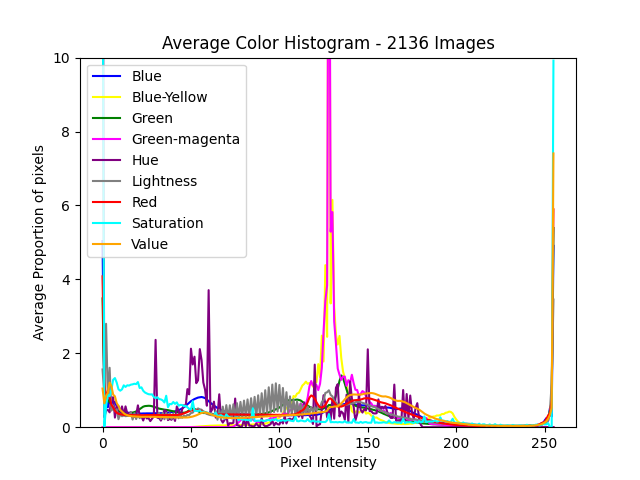
#> input picture Test/Test_Apple_Black_rot_color_histogram_multiple.png, 640 x 480 px
$ python -i Transformation_types.py   (imports and definitions only)
#> lines starting #> are read from the running program, lines starting #| are printed output that depends on the picture
#!/usr/bin/env python3

from cv2 import (imread, imwrite, cvtColor, COLOR_BGR2HLS, COLOR_BGR2HSV,
                 COLOR_BGR2YUV, medianBlur, getGaussianKernel, GaussianBlur,
                 bilateralFilter, BORDER_CONSTANT, morphologyEx,
                 MORPH_GRADIENT, BORDER_DEFAULT, Sobel, CV_16S,
                 convertScaleAbs, addWeighted, Laplacian, blur, Canny,
                 COLOR_BGR2LAB, COLOR_BGR2GRAY)
from numpy import exp, ones, uint8
from os import path


# [8 lines of commented-out code are left out]


# [196 lines left out: functions get_hls, get_lab, get_yuv, get_gray, get_hsv, get_gaussian_blur and 4 more, not called in this run]


def get_sobel(src: str, dst: str) -> None:
#> called with dst = 'out.png'
    filename = path.splitext(path.basename(src))[0]
    img = imread(src)
#> img is the input picture: shape (480, 640, 3); mean B, G, R 244.2, 243.2, 245.5
    scale = 1
    delta = 0
    ddepth = CV_16S

    gray = cvtColor(img, COLOR_BGR2GRAY)
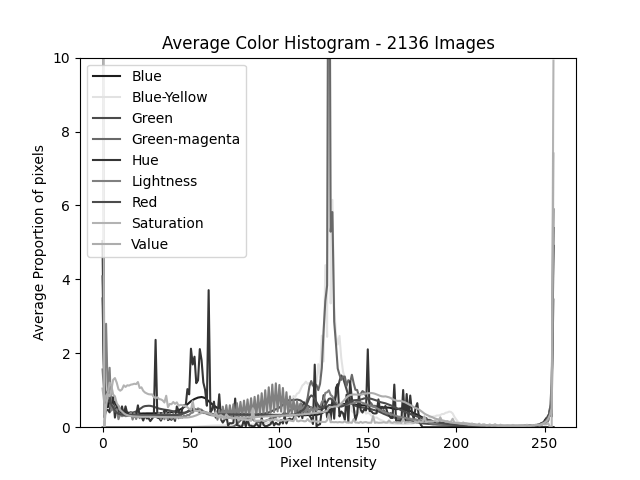
#> gray: shape (480, 640); min 0, max 255, mean 244

    grad_x = Sobel(gray, ddepth, 1, 0, ksize=3,
                   scale=scale, delta=delta, borderType=BORDER_DEFAULT)
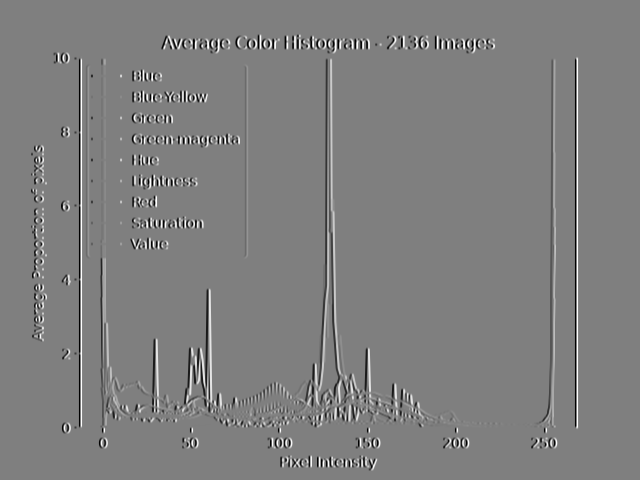
#> grad_x: shape (480, 640) int16; min -1020, max 1020, mean 0; drawn with min black and max white
    # Gradient-Y
    # grad_y = Scharr(gray,ddepth,0,1)
    grad_y = Sobel(gray, ddepth, 0, 1, ksize=3, scale=scale,
                   delta=delta, borderType=BORDER_DEFAULT)
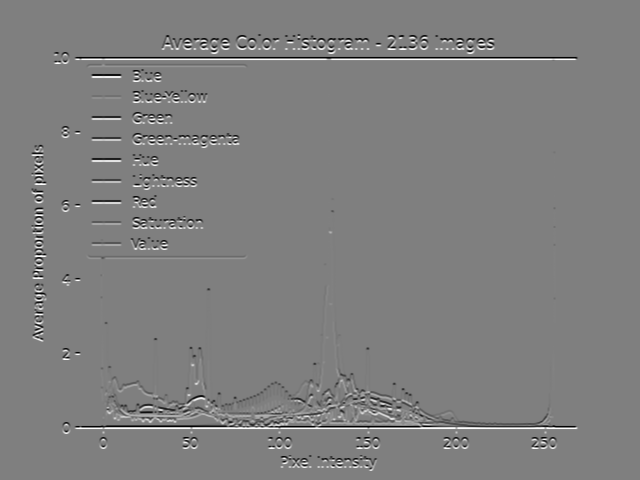
#> grad_y: shape (480, 640) int16; min -1020, max 1020, mean 0; drawn with min black and max white

    abs_grad_x = convertScaleAbs(grad_x)
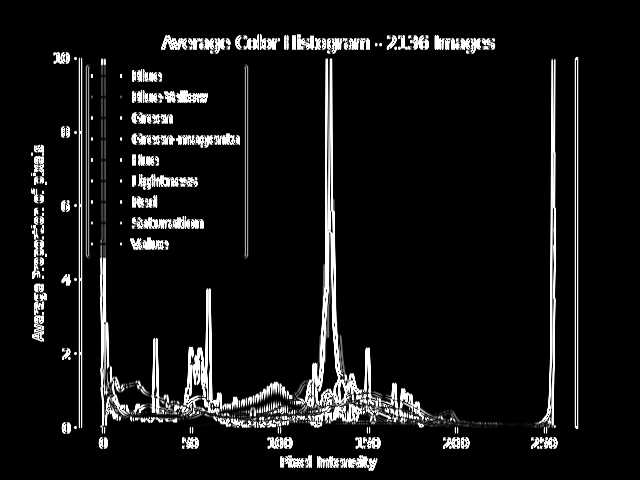
#> abs_grad_x: shape (480, 640); min 0, max 255, mean 20.8
    abs_grad_y = convertScaleAbs(grad_y)
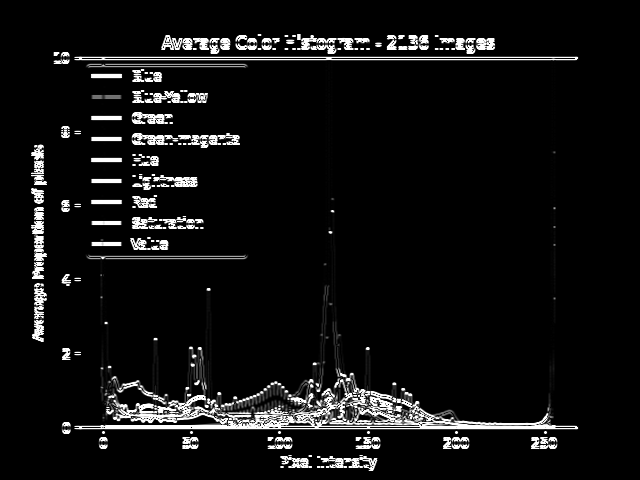
#> abs_grad_y: shape (480, 640); min 0, max 255, mean 16.4

    img_sobel = addWeighted(abs_grad_x, 0.5, abs_grad_y, 0.5, 0)
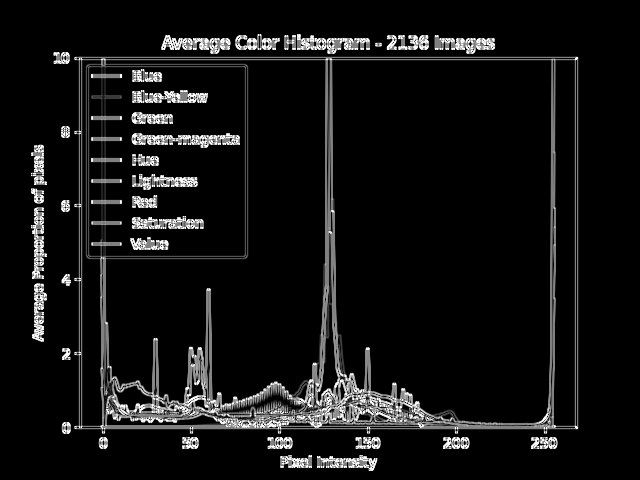
#> img_sobel: shape (480, 640); min 0, max 255, mean 18.6
    imwrite(f"{dst}{filename}_sobel.JPG",
            img_sobel)


# [33 lines left out: functions get_laplacian_operator, get_canny_edge, not called in this run]

>>> result = get_sobel('Test/Test_Apple_Black_rot_color_histogram_multiple.png', 'out.png')
